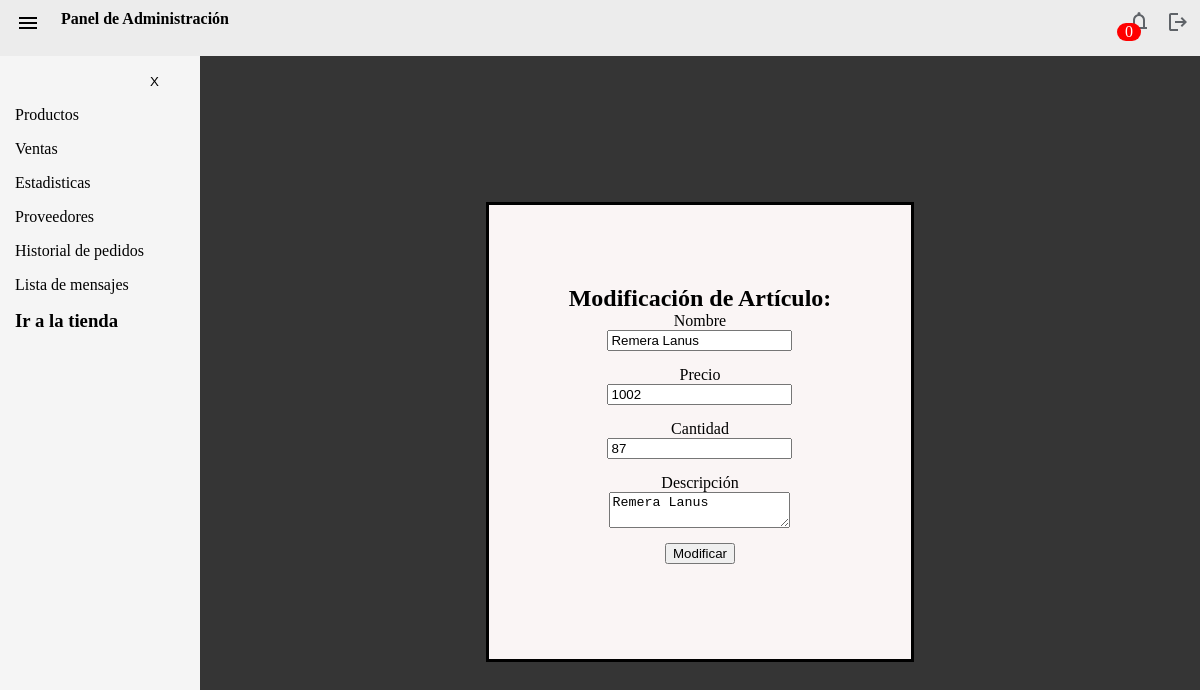
The page /modificarProducto.php?id=36 (signed in) on the database as committed earlier.
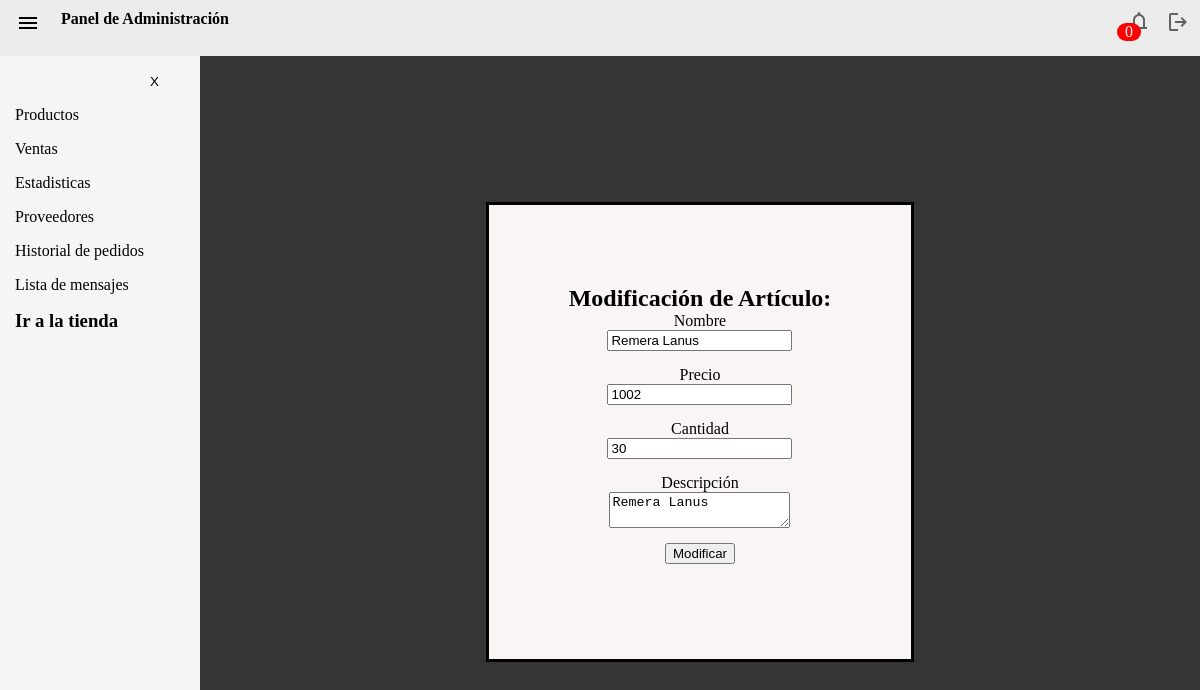
The same page on the database as committed later.
### tables this page shows
CREATE TABLE `productos` (
  `Name` varchar(60) NOT NULL,
  `Id` int(11) NOT NULL,
  `quantity` int(11) NOT NULL,
  `price` int(11) NOT NULL,
  `description` varchar(255) NOT NULL,
  `img_url` varchar(255) NOT NULL,
  `estado` int(11) NOT NULL,
  `Categoría` varchar(255) NOT NULL,
  `Eliminado` int(11) NOT NULL,
  `IdProveedor` int(11) NOT NULL,
  `visitas` int(11) NOT NULL
);

### modificarProducto.php (the view, shortened to what this page needs)
<?php
    $conn = conexion();
$numero = $_GET["id"];
$sql = "SELECT * FROM productos WHERE id = '$numero'";
$result = $conn->query($sql);
$row = mysqli_fetch_array($result);
?>
<!DOCTYPE html>
<html lang="en">
<head>
    <link rel="stylesheet" href="./css/login.css">
    <link rel="stylesheet" href="css/navbar.css">
</head>
<body>
    <?php
        include_once("./api/navbar.php")
    ?>
    <div class="main-container">
<?php include_once("./api/sidebar.php") ?>
        <form action="modificarProducto.php" method="POST" id="user_form">
        <h2>Modificación de Artículo:</h2>
        <label for="nombre">Nombre</label>
        <input type="text" name="nombre" id="nombre" value="<?= $row['Name'] ?>">
        <label for="precio">Precio</label>
        <input type="number" name="precio" min="1" id="precio" value="<?= $row['price'] ?>">
        <label for="cantidad">Cantidad</label>
        <input type="number" min="0" name="cantidad" id="cantidad" value="<?= $row['quantity'] ?>">
        <label for="descripcion">Descripción</label>
        <textarea name="descripcion" id="descripcion"><?= $row['description'] ?></textarea>
        <input id="user_form_btn" type="submit" value="Modificar"/>
    </form>
    </div>
</body>
</html>

Rows that differ between the two databases and show on the page:
changed productos "Remera Lanus": cantidad "87" → "30"
